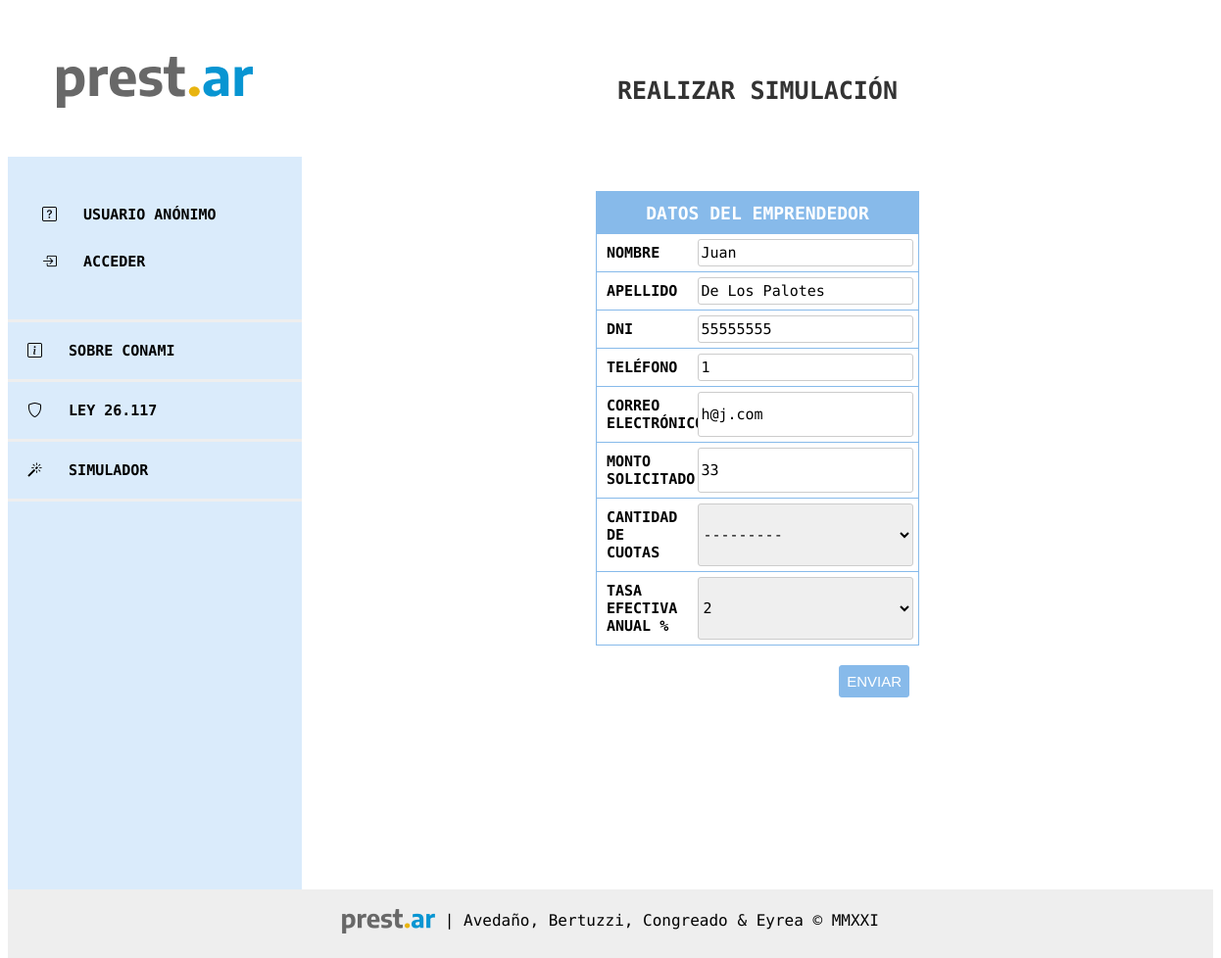
The app's page /simulador/14/edit/ with its own data.
### prestamos/models.py (models this page shows, shortened)
class Simulacion(models.Model):
    CUOTAS_LISTA = [
        ('1', '1'),
        ('3', '3'),
        ('6', '6'),
        ('9', '9'),
        ('12', '12'),
        ('18', '18'),
        ('24', '24'),
    ]
    smvm = models.ForeignKey(
        SMVM, on_delete=models.CASCADE, null=True, default=1)
    author = models.ForeignKey(
        settings.AUTH_USER_MODEL, on_delete=models.CASCADE, null=True)  # Acá tiene que quedar el null=True porque se tiene que poder hacer simulaciones sin registrarse
    nombre = models.CharField(max_length=200)
    apellido = models.CharField(max_length=200)
    dni = models.IntegerField(validators=[
                              MaxValueValidator(99999999)])
    importe_solicitado = models.PositiveIntegerField()
    created_date = models.DateTimeField(
        default=timezone.now)
    tasa_anual = models.ForeignKey(
        TasaInteres, on_delete=models.CASCADE, null=True, default=1)
    cant_cuotas = models.CharField(max_length=200, choices=CUOTAS_LISTA)
    telefono = models.CharField(max_length=200)
    email = models.CharField(max_length=200)
    cuota_final = models.DecimalField(
        decimal_places=2, max_digits=9, null=True)

### prestamos/views.py (the view)
# urls.py: path('simulador/<int:pk>/edit/', views.simulacion_edit, name='simulacion_edit'),
def simulacion_edit(request, pk):
    simulacion = get_object_or_404(Simulacion, pk=pk)
    if request.method == "POST":
        form = SimulacionForm(request.POST, instance=simulacion)
        if form.is_valid():
            simulacion = form.save(commit=False)
            simulacion.save()
            return redirect('simulacion_detail', pk=simulacion.pk)
    else:
        form = SimulacionForm(instance=simulacion)
    return render(request, 'simulador/simulacion_edit.html', {'form': form})

### prestamos/forms.py
class SimulacionForm(forms.ModelForm):
    class Meta:
        model = Simulacion
        fields = ['apellido', 'nombre', 'telefono', 'email', 'importe_solicitado',
                  'cant_cuotas', 'tasa_anual', 'dni']

### prestamos/models.py (called while the page is built)
    def __str__(self):
        return '{}'.format(self.tasa)

### prestamos/templates/simulador/simulacion_edit.html (shortened to what this page needs)
{% extends 'base.html' %}
{% block content %}
<header>
	REALIZAR SIMULACIÓN
</header>
<main>
    <form target="_self"  method="POST" class="simulacion-form">{% csrf_token %}
			<div class="caja">
     			<div class="grid-item titulo">DATOS DEL EMPRENDEDOR</div>
                 {% if user.is_authenticated %}
                <div class="grid-item texto">NOMBRE</div>
                <div class="grid-input"><input readonly {{ form.nombre }}</div>
                <div class="grid-item texto">APELLIDO</div>
                <div class="grid-input"><input readonly {{ form.apellido }}</div>
                <div class="grid-item texto">DNI</div>
                <div class="grid-input"><input readonly {{ form.dni }}</div>
                <div class="grid-item texto">TELÉFONO</div>
                <div class="grid-input"><input readonly {{ form.telefono }}</div>
                <div class="grid-item texto">CORREO ELECTRÓNICO</div>
                <div class="grid-input"><input readonly {{ form.email }}</div>
                {% else %}
                <div class="grid-item texto">NOMBRE</div>
                <div class="grid-input"> {{ form.nombre }}</div>
                <div class="grid-item texto">APELLIDO</div>
                <div class="grid-input">{{ form.apellido }}</div>
                <div class="grid-item texto">DNI</div>
                <div class="grid-input">{{ form.dni }}</div>
                <div class="grid-item texto">TELÉFONO</div>
                <div class="grid-input">{{ form.telefono }}</div>
                <div class="grid-item texto">CORREO ELECTRÓNICO</div>
                <div class="grid-input">{{ form.email }}</div>
                {% endif %}
                <div class="grid-item texto">MONTO SOLICITADO</div>
                <div class="grid-input">{{ form.importe_solicitado }}</div>
                <div class="grid-item texto">CANTIDAD DE CUOTAS</div>
                <div class="grid-input">{{ form.cant_cuotas }}</div>
                <div class="grid-item texto">TASA EFECTIVA ANUAL %</div>
                <div class="grid-input">{{ form.tasa_anual }}</div>
			</div>
		        <button type="button" class="save btn btn-outline-primary">ENVIAR</button>
	</form>
</main>
{% endblock %}

### static/css/style.css (style rules this page uses)
html { height: 100%; }
body { min-height: 100%; font-family: "Encode Sans", sans-serif !important; display: grid; grid-template: "menu header" "menu main" "menu main" "footer footer" / 300px 1fr; }
header { grid-area: header; font-size: 25px; padding: 70px 70px 50px 70px; text-align: center; font-weight: 900; color: #333; }
main { grid-area: main; padding-bottom: 50px; padding-left: 300px; padding-right: 300px; }
.caja { margin-bottom: 20px; display: grid; grid-template-columns: 30% 70%; border: 1px solid #87baea; }
.grid-item { padding: 10px; border-top: 1px solid #87baea; display: grid; align-items: left; font-size: 15px; }
.grid-input { padding: 5px; border-top: 1px solid #87baea; display: grid; align-items: left; font-size: 15px; }
.titulo { text-align: center; font-size: 18px; font-weight: bold; color: white; background-color: #87baea; grid-column-start: 1; grid-column-end: 3; }
.texto { font-size: 15px; font-weight: bold; }
.save { float: right; margin-right: 10px; margin-bottom: 70px; border: 1px solid #87baea; background-color: #87baea; color: #fff; border-radius: 3px; padding: 7px; font-size: 15px; }
html, body { font-family: Arial, Helvetica, sans-serif; }
input, select { font-family: "Encode Sans", sans-serif; font-size: 15px; border: 1px solid #ccc; border-radius: 3px; }

### records on screen
Simulacion: nombre "Juan", apellido "De Los Palotes", dni "55555555", telefono "1", email "h@j.com", importe_solicitado "33", cant_cuotas "---------", tasa_anual "2"
